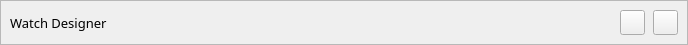
<?xml version="1.0" encoding="UTF-8"?>
<ui version="4.0">
 <class>MainTitleBar</class>
 <widget class="QWidget" name="MainTitleBar">
  <property name="geometry">
   <rect>
    <x>0</x>
    <y>0</y>
    <width>688</width>
    <height>45</height>
   </rect>
  </property>
  <property name="windowTitle">
   <string>Form</string>
  </property>
  <property name="styleSheet">
   <string notr="true"/>
  </property>
  <layout class="QVBoxLayout" name="verticalLayout">
   <property name="spacing">
    <number>0</number>
   </property>
   <property name="leftMargin">
    <number>0</number>
   </property>
   <property name="topMargin">
    <number>0</number>
   </property>
   <property name="rightMargin">
    <number>0</number>
   </property>
   <property name="bottomMargin">
    <number>0</number>
   </property>
   <item>
    <widget class="QFrame" name="frameBorder">
     <property name="frameShape">
      <enum>QFrame::StyledPanel</enum>
     </property>
     <property name="frameShadow">
      <enum>QFrame::Raised</enum>
     </property>
     <layout class="QHBoxLayout" name="horizontalLayout">
      <property name="spacing">
       <number>8</number>
      </property>
      <property name="leftMargin">
       <number>9</number>
      </property>
      <property name="topMargin">
       <number>9</number>
      </property>
      <property name="rightMargin">
       <number>9</number>
      </property>
      <property name="bottomMargin">
       <number>9</number>
      </property>
      <item>
       <widget class="QLabel" name="labelTitleName">
        <property name="font">
         <font>
          <family>微软雅黑</family>
          <pointsize>10</pointsize>
         </font>
        </property>
        <property name="text">
         <string>Watch Designer</string>
        </property>
        <property name="scaledContents">
         <bool>true</bool>
        </property>
       </widget>
      </item>
      <item>
       <widget class="QLabel" name="labelImage">
        <property name="minimumSize">
         <size>
          <width>25</width>
          <height>25</height>
         </size>
        </property>
        <property name="maximumSize">
         <size>
          <width>25</width>
          <height>25</height>
         </size>
        </property>
        <property name="text">
         <string/>
        </property>
        <property name="pixmap">
         <pixmap resource="../res.qrc">:/res/res/image/image.png</pixmap>
        </property>
        <property name="scaledContents">
         <bool>true</bool>
        </property>
       </widget>
      </item>
      <item>
       <spacer name="horizontalSpacer">
        <property name="orientation">
         <enum>Qt::Horizontal</enum>
        </property>
        <property name="sizeHint" stdset="0">
         <size>
          <width>492</width>
          <height>20</height>
         </size>
        </property>
       </spacer>
      </item>
      <item>
       <widget class="QPushButton" name="pushButtonMin">
        <property name="minimumSize">
         <size>
          <width>25</width>
          <height>25</height>
         </size>
        </property>
        <property name="maximumSize">
         <size>
          <width>25</width>
          <height>25</height>
         </size>
        </property>
        <property name="font">
         <font>
          <pointsize>6</pointsize>
         </font>
        </property>
        <property name="styleSheet">
         <string notr="true"/>
        </property>
        <property name="text">
         <string/>
        </property>
       </widget>
      </item>
      <item>
       <widget class="QPushButton" name="pushButtonClose">
        <property name="minimumSize">
         <size>
          <width>25</width>
          <height>25</height>
         </size>
        </property>
        <property name="maximumSize">
         <size>
          <width>25</width>
          <height>25</height>
         </size>
        </property>
        <property name="text">
         <string/>
        </property>
       </widget>
      </item>
     </layout>
    </widget>
   </item>
  </layout>
 </widget>
 <resources>
  <include location="../res.qrc"/>
 </resources>
 <connections/>
</ui>
